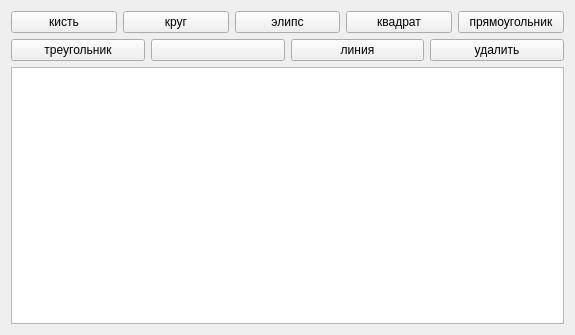
<?xml version="1.0" encoding="UTF-8"?>
<ui version="4.0">
 <class>Widget</class>
 <widget class="QWidget" name="Widget">
  <property name="geometry">
   <rect>
    <x>0</x>
    <y>0</y>
    <width>575</width>
    <height>335</height>
   </rect>
  </property>
  <property name="windowTitle">
   <string>Widget</string>
  </property>
  <layout class="QGridLayout" name="gridLayout">
   <item row="0" column="0">
    <layout class="QVBoxLayout" name="verticalLayout_2">
     <item>
      <layout class="QVBoxLayout" name="verticalLayout">
       <item>
        <layout class="QHBoxLayout" name="horizontalLayout">
         <item>
          <widget class="QPushButton" name="kist">
           <property name="text">
            <string>кисть</string>
           </property>
          </widget>
         </item>
         <item>
          <widget class="QPushButton" name="krug">
           <property name="acceptDrops">
            <bool>false</bool>
           </property>
           <property name="autoFillBackground">
            <bool>false</bool>
           </property>
           <property name="text">
            <string>круг</string>
           </property>
           <property name="autoDefault">
            <bool>true</bool>
           </property>
           <property name="default">
            <bool>false</bool>
           </property>
          </widget>
         </item>
         <item>
          <widget class="QPushButton" name="elipse">
           <property name="text">
            <string>элипс</string>
           </property>
          </widget>
         </item>
         <item>
          <widget class="QPushButton" name="kvadrat">
           <property name="text">
            <string>квадрат</string>
           </property>
          </widget>
         </item>
         <item>
          <widget class="QPushButton" name="prymougolnic">
           <property name="text">
            <string>прямоугольник</string>
           </property>
          </widget>
         </item>
        </layout>
       </item>
       <item>
        <layout class="QHBoxLayout" name="horizontalLayout_2">
         <item>
          <widget class="QPushButton" name="treugolnik">
           <property name="text">
            <string>треугольник</string>
           </property>
          </widget>
         </item>
         <item>
          <widget class="QPushButton" name="kraska">
           <property name="text">
            <string/>
           </property>
          </widget>
         </item>
         <item>
          <widget class="QPushButton" name="otrezok">
           <property name="text">
            <string>линия</string>
           </property>
          </widget>
         </item>
         <item>
          <widget class="QPushButton" name="deletebut">
           <property name="text">
            <string>удалить</string>
           </property>
          </widget>
         </item>
        </layout>
       </item>
      </layout>
     </item>
     <item>
      <widget class="QGraphicsView" name="graphicsView"/>
     </item>
    </layout>
   </item>
  </layout>
 </widget>
 <layoutdefault spacing="6" margin="11"/>
 <resources/>
 <connections/>
</ui>
